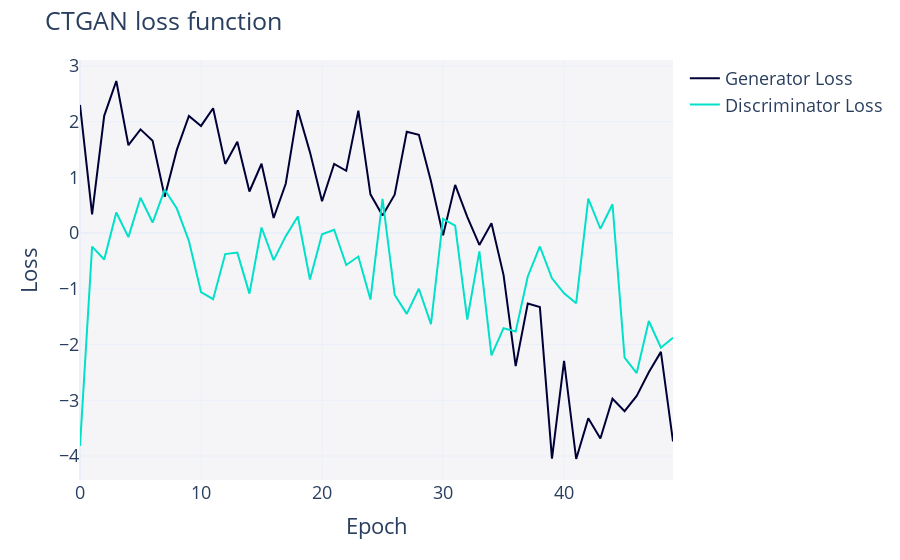

This figure's notebook cell:
### Code cell
fig = ctgan1.get_loss_values_plot()
fig

### Figure 1 — Plotly figure (JSON) as saved in the notebook; plotly's stock layout.template omitted (floating-point values rounded to 4 significant figures)
{"data": [{"hovertemplate": "variable=Generator Loss<br>Epoch=%{x}<br>value=%{y}<extra></extra>", "legendgroup": "Generator Loss", "line": {"color": "#000036", "dash": "solid"}, "marker": {"symbol": "circle"}, "mode": "lines", "name": "Generator Loss", "orientation": "v", "showlegend": true, "type": "scatter", "x": [0, 1, 2, 3, 4, 5, 6, 7, 8, 9, 10, 11, 12, 13, 14, 15, 16, 17, 18, 19, 20, 21, 22, 23, 24, 25, 26, 27, 28, 29, 30, 31, 32, 33, 34, 35, 36, 37, 38, 39, 40, 41, 42, 43, 44, 45, 46, 47, 48, 49], "xaxis": "x", "y": [2.3, 0.3346, 2.104, 2.729, 1.577, 1.861, 1.656, 0.6535, 1.493, 2.103, 1.923, 2.24, 1.242, 1.638, 0.7468, 1.244, 0.2712, 0.8857, 2.205, 1.453, 0.571, 1.24, 1.118, 2.198, 0.6965, 0.3167, 0.6895, 1.819, 1.766, 0.932, -0.03891, 0.8659, 0.2902, -0.2112, 0.1755, -0.7536, -2.386, -1.263, -1.327, -4.047, -2.291, -4.053, -3.323, -3.685, -2.971, -3.194, -2.922, -2.498, -2.131, -3.738], "yaxis": "y"}, {"hovertemplate": "variable=Discriminator Loss<br>Epoch=%{x}<br>value=%{y}<extra></extra>", "legendgroup": "Discriminator Loss", "line": {"color": "#01E0C9", "dash": "solid"}, "marker": {"symbol": "circle"}, "mode": "lines", "name": "Discriminator Loss", "orientation": "v", "showlegend": true, "type": "scatter", "x": [0, 1, 2, 3, 4, 5, 6, 7, 8, 9, 10, 11, 12, 13, 14, 15, 16, 17, 18, 19, 20, 21, 22, 23, 24, 25, 26, 27, 28, 29, 30, 31, 32, 33, 34, 35, 36, 37, 38, 39, 40, 41, 42, 43, 44, 45, 46, 47, 48, 49], "xaxis": "x", "y": [-3.82, -0.2428, -0.4735, 0.3708, -0.07183, 0.6341, 0.1894, 0.7787, 0.4406, -0.1415, -1.058, -1.185, -0.3763, -0.3499, -1.086, 0.1009, -0.4839, -0.05412, 0.2973, -0.8323, -0.0206, 0.06102, -0.5717, -0.4205, -1.192, 0.6143, -1.105, -1.449, -0.9978, -1.633, 0.2576, 0.1327, -1.55, -0.3271, -2.194, -1.706, -1.766, -0.7784, -0.24, -0.8106, -1.08, -1.257, 0.6181, 0.0783, 0.518, -2.236, -2.51, -1.577, -2.056, -1.876], "yaxis": "y"}], "layout": {"font": {"size": 18}, "legend": {"orientation": "v", "title": {"text": ""}, "tracegroupgap": 0}, "margin": {"t": 60}, "plot_bgcolor": "#F5F5F8", "title": {"text": "CTGAN loss function"}, "xaxis": {"anchor": "y", "domain": [0, 1], "title": {"text": "Epoch"}}, "yaxis": {"anchor": "x", "domain": [0, 1], "title": {"text": "Loss"}}}}
